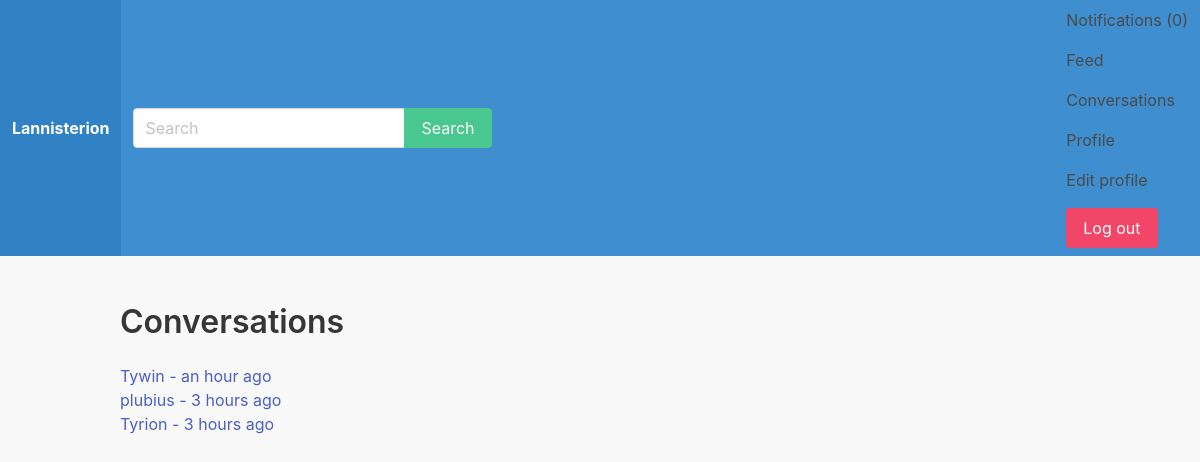
The app's page /conversations/ (signed in) with its own data.
### apps/conversation/models.py (models this page shows)
class Conversation(models.Model):
    users = models.ManyToManyField(User, related_name='conversations')
    modified_at = models.DateTimeField(auto_now=True)
    class Meta:
        ordering = ['-modified_at']

### apps/conversation/views.py (the view)
# urls.py: path('conversations/', conversations, name='conversations'),
@login_required
def conversations(request):
    conversations = request.user.conversations.all()
    return render(request, 'conversation/conversations.html', {'conversations': conversations})

### apps/notification/context_processors.py (called while the page is built)
def notifications(request):
    if request.user.is_authenticated:
        return{'notifications' : request.user.notifications.filter(is_read=False)}
    else:
        return{'notifications': []}

### apps/conversation/templates/conversation/conversations.html
{% extends 'core/base.html' %}
{% load humanize %}
{% block content %}
    <div class="container">
        <div class="columns">
            <div class="column is-12">
                <h1 class="title">Conversations</h1>
                <div class="conversations-list">
                    {% for conversation in conversations %}
                        <div class="conversations-list-item">
                            {% for user in conversation.users.all %}
                                {% if user != request.user %}
                                    <a href="{% url 'conversation' user.id %}">
                                    <p>{{ user.username }} - {{ conversation.modified_at|naturaltime }}</p>
                                </a>
                                {% endif %}
                            {% endfor %}
                        </div>
                    {% empty %}
                        <p>No conversations!</p>
                    {% endfor %}
                </div>
            </div>
        </div>
    </div>
{% endblock %}

### static/css/main.css (style rules this page uses)
body { background: #f9f9f9; }

### records on screen
Conversation: modified_at "an hour ago"
Conversation: modified_at "3 hours ago"
Conversation: modified_at "3 hours ago"

### other values on screen
{{ notifications.count }} "0"
{{ user.username }} "Tywin"
{{ user.username }} "plubius"
{{ user.username }} "Tyrion"
